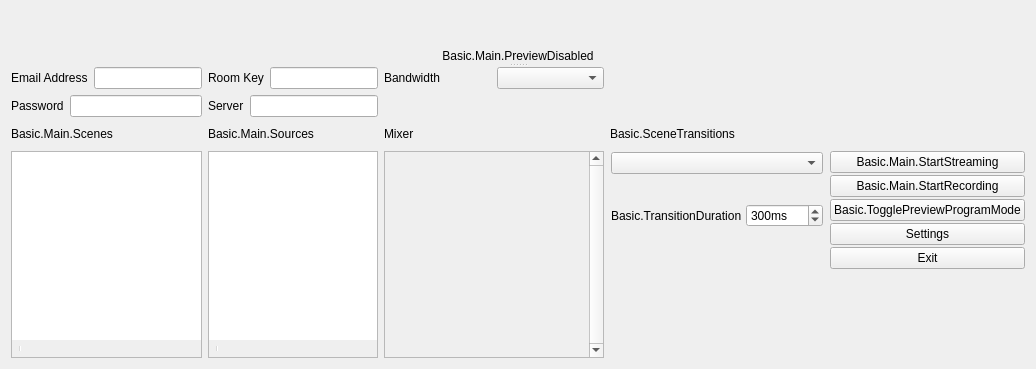
  <widget class="QWidget" name="centralwidget">
   <layout class="QHBoxLayout" name="horizontalLayout">
    <item>
     <widget class="QSplitter" name="mainSplitter">
      <property name="orientation">
       <enum>Qt::Vertical</enum>
      </property>
      <property name="childrenCollapsible">
       <bool>false</bool>
      </property>
      <widget class="QWidget" name="verticalLayoutWidget_7">
       <layout class="QVBoxLayout" name="verticalLayout_14">
        <item>
         <layout class="QHBoxLayout" name="previewLayout">
          <property name="spacing">
           <number>2</number>
          </property>
          <item>
           <layout class="QVBoxLayout" name="previewTextLayout">
            <property name="spacing">
             <number>4</number>
            </property>
            <item>
             <widget class="OBSBasicPreview" name="preview" native="true">
              <property name="sizePolicy">
               <sizepolicy hsizetype="Expanding" vsizetype="Expanding">
                <horstretch>0</horstretch>
                <verstretch>0</verstretch>
               </sizepolicy>
              </property>
              <property name="minimumSize">
               <size>
                <width>32</width>
                <height>32</height>
               </size>
              </property>
              <property name="focusPolicy">
               <enum>Qt::ClickFocus</enum>
              </property>
              <property name="contextMenuPolicy">
               <enum>Qt::CustomContextMenu</enum>
              </property>
             </widget>
            </item>
           </layout>
          </item>
         </layout>
        </item>
        <item>
         <widget class="QLabel" name="previewDisabledLabel">
          <property name="sizePolicy">
           <sizepolicy hsizetype="Expanding" vsizetype="Expanding">
            <horstretch>0</horstretch>
            <verstretch>0</verstretch>
           </sizepolicy>
          </property>
          <property name="contextMenuPolicy">
           <enum>Qt::CustomContextMenu</enum>
          </property>
          <property name="text">
           <string>Basic.Main.PreviewDisabled</string>
          </property>
          <property name="alignment">
           <set>Qt::AlignCenter</set>
          </property>
         </widget>
        </item>
       </layout>
      </widget>
      <widget class="QWidget" name="gridLayoutWidget_2">
       <layout class="QGridLayout" name="gridLayout_2">
        <item row="0" column="0">
          <layout class="QHBoxLayout">
            <item>
              <widget class="QLabel" name="emailLabel">
                <property name="text"><string>Email Address</string></property>
              </widget>
            </item>
            <item>
              <widget class="QLineEdit" name="emailValue">
              </widget>
            </item>
          </layout>
        </item>
        <item row="0" column="1">
          <layout class="QHBoxLayout">
            <item>
              <widget class="QLabel" name="roomLabel">
                <property name="text"><string>Room Key</string></property>
              </widget>
            </item>
            <item>
              <widget class="QLineEdit" name="roomValue">
              </widget>
            </item>
          </layout>
        </item>
        <item row="0" column="2">
          <layout class="QHBoxLayout">
            <item>
              <widget class="QLabel" name="bandwidthLabel">
                <property name="text"><string>Bandwidth</string></property>
              </widget>
            </item>
            <item>
              <widget class="QComboBox" name="bandwidthValue">
              </widget>
            </item>
          </layout>
        </item>
        <item row="1" column="0">
          <layout class="QHBoxLayout">
            <item>
              <widget class="QLabel" name="passwordLabel">
                <property name="text"><string>Password</string></property>
              </widget>
            </item>
            <item>
              <widget class="QLineEdit" name="passwordValue">
              </widget>
            </item>
          </layout>
        </item>
        <item row="1" column="1">
          <layout class="QHBoxLayout">
            <item>
              <widget class="QLabel" name="serverLabel">
                <property name="text"><string>Server</string></property>
              </widget>
            </item>
            <item>
              <widget class="QLineEdit" name="serverValue">
              </widget>
            </item>
          </layout>
        </item>
        <item row="3" column="4">
         <layout class="QVBoxLayout" name="buttonsVLayout">
          <property name="spacing">
           <number>2</number>
          </property>
          <item>
           <widget class="QPushButton" name="streamButton">
            <property name="enabled">
             <bool>true</bool>
            </property>
            <property name="sizePolicy">
             <sizepolicy hsizetype="Preferred" vsizetype="Fixed">
              <horstretch>0</horstretch>
              <verstretch>0</verstretch>
             </sizepolicy>
            </property>
            <property name="text">
             <string>Basic.Main.StartStreaming</string>
            </property>
            <property name="checkable">
             <bool>false</bool>
            </property>
           </widget>
          </item>
          <item>
           <widget class="QPushButton" name="recordButton">
            <property name="enabled">
             <bool>true</bool>
            </property>
            <property name="sizePolicy">
             <sizepolicy hsizetype="Preferred" vsizetype="Fixed">
              <horstretch>0</horstretch>
              <verstretch>0</verstretch>
             </sizepolicy>
            </property>
            <property name="minimumSize">
             <size>
              <width>130</width>
              <height>0</height>
             </size>
            </property>
            <property name="text">
             <string>Basic.Main.StartRecording</string>
            </property>
           </widget>
          </item>
          <item>
           <widget class="QPushButton" name="modeSwitch">
            <property name="text">
             <string>Basic.TogglePreviewProgramMode</string>
            </property>
            <property name="checkable">
             <bool>true</bool>
            </property>
           </widget>
          </item>
          <item>
           <widget class="QPushButton" name="settingsButton">
            <property name="sizePolicy">
             <sizepolicy hsizetype="Preferred" vsizetype="Fixed">
              <horstretch>0</horstretch>
              <verstretch>0</verstretch>
             </sizepolicy>
            </property>
            <property name="text">
             <string>Settings</string>
            </property>
           </widget>
          </item>
          <item>
           <widget class="QPushButton" name="exitButton">
            <property name="sizePolicy">
             <sizepolicy hsizetype="Preferred" vsizetype="Fixed">
              <horstretch>0</horstretch>
              <verstretch>0</verstretch>
             </sizepolicy>
            </property>
            <property name="text">
             <string>Exit</string>
            </property>
           </widget>
          </item>
          <item>
           <spacer name="expVSpacer_2">
            <property name="orientation">
             <enum>Qt::Vertical</enum>
            </property>
            <property name="sizeHint" stdset="0">
             <size>
              <width>0</width>
              <height>0</height>
             </size>
            </property>
           </spacer>
          </item>
         </layout>
        </item>
        <item row="3" column="2">
         <widget class="VScrollArea" name="scrollArea">
          <property name="minimumSize">
           <size>
            <width>220</width>
            <height>0</height>
           </size>
          </property>
          <property name="frameShape">
           <enum>QFrame::StyledPanel</enum>
          </property>
          <property name="frameShadow">
           <enum>QFrame::Sunken</enum>
          </property>
          <property name="verticalScrollBarPolicy">
           <enum>Qt::ScrollBarAlwaysOn</enum>
          </property>
          <property name="horizontalScrollBarPolicy">
           <enum>Qt::ScrollBarAlwaysOff</enum>
          </property>
          <property name="widgetResizable">
           <bool>true</bool>
          </property>
          <widget class="QWidget" name="volumeWidgets">
           <property name="geometry">
            <rect>
             <x>0</x>
             <y>0</y>
             <width>215</width>
             <height>16</height>
            </rect>
           </property>
           <property name="sizePolicy">
            <sizepolicy hsizetype="Preferred" vsizetype="Maximum">
             <horstretch>0</horstretch>
             <verstretch>0</verstretch>
            </sizepolicy>
           </property>
           <layout class="QVBoxLayout" name="verticalLayout_18">
            <property name="spacing">
             <number>0</number>
            </property>
            <property name="leftMargin">
             <number>0</number>
            </property>
            <property name="topMargin">
             <number>0</number>
            </property>
            <property name="rightMargin">
             <number>0</number>
            </property>
            <property name="bottomMargin">
             <number>0</number>
            </property>
           </layout>
          </widget>
         </widget>
        </item>
        <item row="3" column="0">
         <layout class="QVBoxLayout" name="scenesVLayout">
          <property name="spacing">
           <number>0</number>
          </property>
          <item>
           <widget class="QFrame" name="scenesFrame">
            <property name="sizePolicy">
             <sizepolicy hsizetype="Expanding" vsizetype="Expanding">
              <horstretch>0</horstretch>
              <verstretch>0</verstretch>
             </sizepolicy>
            </property>
            <property name="minimumSize">
             <size>
              <width>160</width>
              <height>0</height>
             </size>
            </property>
            <property name="maximumSize">
             <size>
              <width>260</width>
              <height>16777215</height>
             </size>
            </property>
            <property name="frameShape">
             <enum>QFrame::StyledPanel</enum>
            </property>
            <property name="frameShadow">
             <enum>QFrame::Sunken</enum>
            </property>
            <layout class="QVBoxLayout" name="verticalLayout_11">
             <property name="spacing">
              <number>0</number>
             </property>
             <property name="leftMargin">
              <number>0</number>
             </property>
             <property name="topMargin">
              <number>0</number>
             </property>
             <property name="rightMargin">
              <number>0</number>
             </property>
             <property name="bottomMargin">
              <number>0</number>
             </property>
             <item>
              <widget class="QListWidget" name="scenes">
               <property name="sizePolicy">
                <sizepolicy hsizetype="Preferred" vsizetype="Expanding">
                 <horstretch>0</horstretch>
                 <verstretch>0</verstretch>
                </sizepolicy>
               </property>
               <property name="contextMenuPolicy">
                <enum>Qt::CustomContextMenu</enum>
               </property>
               <property name="frameShape">
                <enum>QFrame::NoFrame</enum>
               </property>
               <property name="frameShadow">
                <enum>QFrame::Plain</enum>
               </property>
               <property name="showDropIndicator" stdset="0">
                <bool>true</bool>
               </property>
               <property name="dragEnabled">
                <bool>true</bool>
               </property>
               <property name="dragDropMode">
                <enum>QAbstractItemView::InternalMove</enum>
               </property>
               <property name="defaultDropAction">
                <enum>Qt::TargetMoveAction</enum>
               </property>
               <addaction name="actionRemoveScene"/>
              </widget>
             </item>
             <item>
              <widget class="QToolBar" name="scenesToolbar">
               <property name="iconSize">
                <size>
                 <width>16</width>
                 <height>16</height>
                </size>
               </property>
               <property name="floatable">
                <bool>false</bool>
               </property>
               <addaction name="actionAddScene"/>
               <addaction name="actionRemoveScene"/>
               <addaction name="separator"/>
               <addaction name="actionSceneUp"/>
               <addaction name="actionSceneDown"/>
              </widget>
             </item>
             <item>
              <spacer name="scenesFixedSizeHSpacer">
               <property name="orientation">
                <enum>Qt::Horizontal</enum>
               </property>
               <property name="sizeType">
                <enum>QSizePolicy::Fixed</enum>
               </property>
               <property name="sizeHint" stdset="0">
                <size>
                 <width>150</width>
                 <height>0</height>
                </size>
               </property>
              </spacer>
             </item>
            </layout>
           </widget>
          </item>
         </layout>
        </item>
        <item row="2" column="1">
         <widget class="QLabel" name="sourcesLabel">
          <property name="text">
           <string>Basic.Main.Sources</string>
          </property>
         </widget>
        </item>
        <item row="2" column="2">
         <layout class="QHBoxLayout" name="mixadvHLayout">
          <property name="spacing">
           <number>2</number>
          </property>
          <item>
           <widget class="QLabel" name="mixerLabel">
            <property name="sizePolicy">
             <sizepolicy hsizetype="Maximum" vsizetype="Preferred">
              <horstretch>0</horstretch>
              <verstretch>0</verstretch>
             </sizepolicy>
            </property>
            <property name="text">
             <string>Mixer</string>
            </property>
           </widget>
          </item>
          <item>
           <widget class="QPushButton" name="advAudioProps">
            <property name="sizePolicy">
             <sizepolicy hsizetype="Maximum" vsizetype="Maximum">
              <horstretch>0</horstretch>
              <verstretch>0</verstretch>
             </sizepolicy>
            </property>
            <property name="maximumSize">
             <size>
              <width>22</width>
              <height>22</height>
             </size>
            </property>
            <property name="accessibleName">
             <string>Basic.AdvAudio</string>
            </property>
            <property name="text">
             <string notr="true"/>
            </property>
            <property name="icon">
             <iconset resource="obs.qrc">
              <normaloff>:/res/images/configuration21_16.png</normaloff>:/res/images/configuration21_16.png</iconset>
            </property>
            <property name="flat">
             <bool>true</bool>
            </property>
            <property name="themeID" stdset="0">
             <string notr="true">configIconSmall</string>
            </property>
           </widget>
          </item>
          <item>
           <spacer name="mixadvHSpacer_4">
            <property name="orientation">
             <enum>Qt::Horizontal</enum>
            </property>
            <property name="sizeHint" stdset="0">
             <size>
              <width>0</width>
              <height>0</height>
             </size>
            </property>
           </spacer>
          </item>
         </layout>
        </item>
        <item row="3" column="1">
         <layout class="QVBoxLayout" name="sourcesVLayout">
          <property name="spacing">
           <number>0</number>
          </property>
          <item>
           <widget class="QFrame" name="sourcesFrame">
            <property name="sizePolicy">
             <sizepolicy hsizetype="Expanding" vsizetype="Expanding">
              <horstretch>0</horstretch>
              <verstretch>0</verstretch>
             </sizepolicy>
            </property>
            <property name="minimumSize">
             <size>
              <width>160</width>
              <height>0</height>
             </size>
            </property>
            <property name="maximumSize">
             <size>
              <width>260</width>
              <height>16777215</height>
             </size>
            </property>
            <property name="frameShape">
             <enum>QFrame::StyledPanel</enum>
            </property>
            <property name="frameShadow">
             <enum>QFrame::Sunken</enum>
            </property>
            <layout class="QVBoxLayout" name="verticalLayout_16">
             <property name="spacing">
              <number>0</number>
             </property>
             <property name="leftMargin">
              <number>0</number>
             </property>
             <property name="topMargin">
              <number>0</number>
             </property>
             <property name="rightMargin">
              <number>0</number>
             </property>
             <property name="bottomMargin">
              <number>0</number>
             </property>
             <item>
              <widget class="SourceListWidget" name="sources">
               <property name="sizePolicy">
                <sizepolicy hsizetype="Preferred" vsizetype="Expanding">
                 <horstretch>0</horstretch>
                 <verstretch>0</verstretch>
                </sizepolicy>
               </property>
               <property name="contextMenuPolicy">
                <enum>Qt::CustomContextMenu</enum>
               </property>
               <property name="frameShape">
                <enum>QFrame::NoFrame</enum>
               </property>
               <property name="showDropIndicator" stdset="0">
                <bool>true</bool>
               </property>
               <property name="dragEnabled">
                <bool>true</bool>
               </property>
               <property name="dragDropMode">
                <enum>QAbstractItemView::InternalMove</enum>
               </property>
               <property name="defaultDropAction">
                <enum>Qt::TargetMoveAction</enum>
               </property>
               <property name="selectionMode">
                <enum>QAbstractItemView::ExtendedSelection</enum>
               </property>
               <addaction name="actionRemoveSource"/>
              </widget>
             </item>
             <item>
              <widget class="QToolBar" name="sourcesToolbar">
               <property name="iconSize">
                <size>
                 <width>16</width>
                 <height>16</height>
                </size>
               </property>
               <property name="floatable">
                <bool>false</bool>
               </property>
               <addaction name="actionAddSource"/>
               <addaction name="actionRemoveSource"/>
               <addaction name="actionSourceProperties"/>
               <addaction name="separator"/>
               <addaction name="actionSourceUp"/>
               <addaction name="actionSourceDown"/>
              </widget>
             </item>
             <item>
              <spacer name="sourcesFixedSizeHSpacer">
               <property name="orientation">
                <enum>Qt::Horizontal</enum>
               </property>
               <property name="sizeType">
                <enum>QSizePolicy::Fixed</enum>
               </property>
               <property name="sizeHint" stdset="0">
                <size>
                 <width>150</width>
                 <height>0</height>
                </size>
               </property>
              </spacer>
             </item>
            </layout>
           </widget>
          </item>
         </layout>
        </item>
        <item row="2" column="0">
         <widget class="QLabel" name="scenesLabel">
          <property name="text">
           <string>Basic.Main.Scenes</string>
          </property>
         </widget>
        </item>
        <item row="2" column="3">
         <widget class="QLabel" name="sceneTransitionsLabel">
          <property name="text">
           <string>Basic.SceneTransitions</string>
          </property>
         </widget>
        </item>
        <item row="3" column="3">
         <widget class="QWidget" name="transitionsContainer" native="true">
          <layout class="QVBoxLayout" name="verticalLayout">
           <property name="spacing">
            <number>4</number>
           </property>
           <property name="leftMargin">
            <number>1</number>
           </property>
           <property name="topMargin">
            <number>1</number>
           </property>
           <property name="rightMargin">
            <number>1</number>
           </property>
           <property name="bottomMargin">
            <number>2</number>
           </property>
           <item>
            <widget class="QComboBox" name="transitions">
             <property name="minimumSize">
              <size>
               <width>120</width>
               <height>0</height>
              </size>
             </property>
             <property name="accessibleName">
              <string>Transition</string>
             </property>
            </widget>
           </item>
           <item>
            <layout class="QHBoxLayout" name="horizontalLayout_4">
             <property name="spacing">
              <number>4</number>
             </property>
             <item>
              <spacer name="horizontalSpacer">
               <property name="orientation">
                <enum>Qt::Horizontal</enum>
               </property>
               <property name="sizeType">
                <enum>QSizePolicy::Preferred</enum>
               </property>
               <property name="sizeHint" stdset="0">
                <size>
                 <width>40</width>
                 <height>20</height>
                </size>
               </property>
              </spacer>
             </item>
             <item>
              <widget class="QPushButton" name="transitionAdd">
               <property name="sizePolicy">
                <sizepolicy hsizetype="Maximum" vsizetype="Maximum">
                 <horstretch>0</horstretch>
                 <verstretch>0</verstretch>
                </sizepolicy>
               </property>
               <property name="maximumSize">
                <size>
                 <width>22</width>
                 <height>22</height>
                </size>
               </property>
               <property name="toolTip">
                <string>Basic.AddTransition</string>
               </property>
               <property name="accessibleName">
                <string>Basic.AddTransition</string>
               </property>
               <property name="text">
                <string notr="true"/>
               </property>
               <property name="icon">
                <iconset resource="obs.qrc">
                 <normaloff>:/res/images/add.png</normaloff>:/res/images/add.png</iconset>
               </property>
               <property name="flat">
                <bool>true</bool>
               </property>
               <property name="themeID" stdset="0">
                <string notr="true">addIconSmall</string>
               </property>
              </widget>
             </item>
             <item>
              <widget class="QPushButton" name="transitionRemove">
               <property name="sizePolicy">
                <sizepolicy hsizetype="Maximum" vsizetype="Maximum">
                 <horstretch>0</horstretch>
                 <verstretch>0</verstretch>
                </sizepolicy>
               </property>
               <property name="maximumSize">
                <size>
                 <width>22</width>
                 <height>22</height>
                </size>
               </property>
               <property name="toolTip">
                <string>Basic.RemoveTransition</string>
               </property>
               <property name="accessibleName">
                <string>Basic.RemoveTransition</string>
               </property>
               <property name="text">
                <string notr="true"/>
               </property>
               <property name="icon">
                <iconset resource="obs.qrc">
                 <normaloff>:/res/images/list_remove.png</normaloff>:/res/images/list_remove.png</iconset>
               </property>
               <property name="flat">
                <bool>true</bool>
               </property>
               <property name="themeID" stdset="0">
                <string notr="true">removeIconSmall</string>
               </property>
              </widget>
             </item>
             <item>
              <widget class="QPushButton" name="transitionProps">
               <property name="sizePolicy">
                <sizepolicy hsizetype="Maximum" vsizetype="Maximum">
                 <horstretch>0</horstretch>
                 <verstretch>0</verstretch>
                </sizepolicy>
               </property>
               <property name="maximumSize">
                <size>
                 <width>22</width>
                 <height>22</height>
                </size>
               </property>
               <property name="toolTip">
                <string>Basic.TransitionProperties</string>
               </property>
               <property name="accessibleName">
                <string>Basic.TransitionProperties</string>
               </property>
               <property name="text">
                <string notr="true"/>
               </property>
               <property name="icon">
                <iconset resource="obs.qrc">
                 <normaloff>:/res/images/configuration21_16.png</normaloff>:/res/images/configuration21_16.png</iconset>
               </property>
               <property name="flat">
                <bool>true</bool>
               </property>
               <property name="themeID" stdset="0">
                <string notr="true">configIconSmall</string>
               </property>
              </widget>
             </item>
            </layout>
           </item>
           <item>
            <layout class="QHBoxLayout" name="horizontalLayout_3">
             <property name="spacing">
              <number>4</number>
             </property>
             <item>
              <widget class="QLabel" name="transitionDurationLabel">
               <property name="sizePolicy">
                <sizepolicy hsizetype="Maximum" vsizetype="Preferred">
                 <horstretch>0</horstretch>
                 <verstretch>0</verstretch>
                </sizepolicy>
               </property>
               <property name="text">
                <string>Basic.TransitionDuration</string>
               </property>
               <property name="buddy">
                <cstring>transitionDuration</cstring>
               </property>
              </widget>
             </item>
             <item>
              <widget class="QSpinBox" name="transitionDuration">
               <property name="accessibleName">
                <string>Basic.TransitionDuration</string>
               </property>
               <property name="suffix">
                <string>ms</string>
               </property>
               <property name="minimum">
                <number>2</number>
               </property>
               <property name="maximum">
                <number>10000</number>
               </property>
               <property name="singleStep">
                <number>50</number>
               </property>
               <property name="value">
                <number>300</number>
               </property>
              </widget>
             </item>
            </layout>
           </item>
           <item>
            <spacer name="verticalSpacer">
             <property name="orientation">
              <enum>Qt::Vertical</enum>
             </property>
             <property name="sizeHint" stdset="0">
              <size>
               <width>20</width>
               <height>40</height>
              </size>
             </property>
            </spacer>
           </item>
          </layout>
         </widget>
        </item>
       </layout>
      </widget>
     </widget>
    </item>
   </layout>
  </widget>
